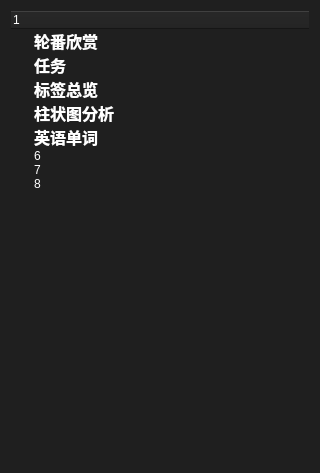
<?xml version="1.0" encoding="UTF-8"?>
<ui version="4.0">
 <class>controltreewidget</class>
 <widget class="QWidget" name="controltreewidget">
  <property name="geometry">
   <rect>
    <x>0</x>
    <y>0</y>
    <width>320</width>
    <height>473</height>
   </rect>
  </property>
  <property name="cursor">
   <cursorShape>ArrowCursor</cursorShape>
  </property>
  <property name="windowTitle">
   <string>Form</string>
  </property>
  <property name="styleSheet">
   <string notr="true">QWidget {
background-color: #1F1F1F;
 color: white;
border: none;

}</string>
  </property>
  <layout class="QVBoxLayout" name="verticalLayout">
   <item>
    <layout class="QHBoxLayout" name="horizontalLayout">
     <item>
      <widget class="QTreeWidget" name="treeWidget">
       <property name="cursor" stdset="0">
        <cursorShape>ArrowCursor</cursorShape>
       </property>
       <column>
        <property name="text">
         <string>1</string>
        </property>
        <property name="icon">
         <iconset resource="new.qrc">
          <normaloff>:/Photo/max_hover.png</normaloff>:/Photo/max_hover.png</iconset>
        </property>
       </column>
       <item>
        <property name="text">
         <string>轮番欣赏</string>
        </property>
        <property name="font">
         <font>
          <family>Segoe UI Variable Display Semib</family>
          <pointsize>12</pointsize>
          <bold>true</bold>
         </font>
        </property>
        <property name="icon">
         <iconset resource="new.qrc">
          <normaloff>:/Photo/image.png</normaloff>:/Photo/image.png</iconset>
        </property>
       </item>
       <item>
        <property name="text">
         <string>任务</string>
        </property>
        <property name="font">
         <font>
          <family>Segoe UI Black</family>
          <pointsize>12</pointsize>
          <bold>true</bold>
         </font>
        </property>
        <property name="icon">
         <iconset resource="new.qrc">
          <normaloff>:/Photo/image.png</normaloff>:/Photo/image.png</iconset>
        </property>
       </item>
       <item>
        <property name="text">
         <string>标签总览</string>
        </property>
        <property name="font">
         <font>
          <family>Segoe UI Black</family>
          <pointsize>12</pointsize>
          <bold>true</bold>
         </font>
        </property>
        <property name="icon">
         <iconset resource="new.qrc">
          <normaloff>:/Photo/image.png</normaloff>:/Photo/image.png</iconset>
        </property>
       </item>
       <item>
        <property name="text">
         <string>柱状图分析</string>
        </property>
        <property name="font">
         <font>
          <family>Segoe UI Black</family>
          <pointsize>12</pointsize>
          <bold>true</bold>
         </font>
        </property>
        <property name="icon">
         <iconset resource="new.qrc">
          <normaloff>:/Photo/image.png</normaloff>:/Photo/image.png</iconset>
        </property>
       </item>
       <item>
        <property name="text">
         <string>英语单词</string>
        </property>
        <property name="font">
         <font>
          <family>Segoe UI Semibold</family>
          <pointsize>12</pointsize>
          <bold>true</bold>
         </font>
        </property>
        <property name="icon">
         <iconset resource="new.qrc">
          <normaloff>:/Photo/image.png</normaloff>:/Photo/image.png</iconset>
        </property>
       </item>
       <item>
        <property name="text">
         <string>6</string>
        </property>
        <property name="icon">
         <iconset resource="new.qrc">
          <normaloff>:/Photo/image.png</normaloff>:/Photo/image.png</iconset>
        </property>
       </item>
       <item>
        <property name="text">
         <string>7</string>
        </property>
        <property name="icon">
         <iconset resource="new.qrc">
          <normaloff>:/Photo/image.png</normaloff>:/Photo/image.png</iconset>
        </property>
       </item>
       <item>
        <property name="text">
         <string>8</string>
        </property>
        <property name="icon">
         <iconset resource="new.qrc">
          <normaloff>:/Photo/image.png</normaloff>:/Photo/image.png</iconset>
        </property>
       </item>
      </widget>
     </item>
    </layout>
   </item>
  </layout>
 </widget>
 <resources>
  <include location="new.qrc"/>
 </resources>
 <connections/>
</ui>
